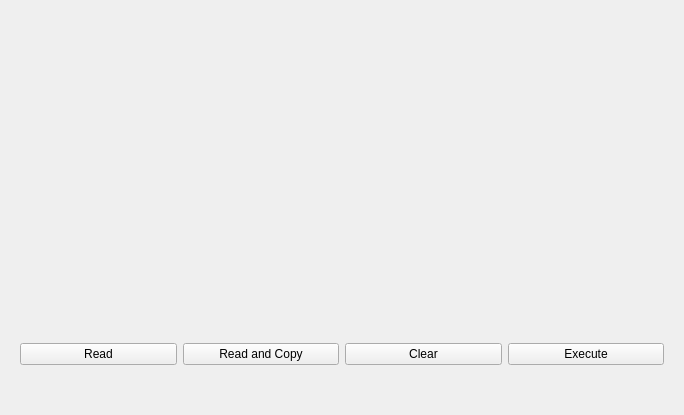
<?xml version="1.0" encoding="UTF-8"?>
<ui version="4.0">
 <class>wgt_sbench_commandClass</class>
 <widget class="QWidget" name="wgt_sbench_commandClass">
  <property name="geometry">
   <rect>
    <x>0</x>
    <y>0</y>
    <width>684</width>
    <height>415</height>
   </rect>
  </property>
  <property name="sizePolicy">
   <sizepolicy hsizetype="Preferred" vsizetype="Preferred">
    <horstretch>0</horstretch>
    <verstretch>0</verstretch>
   </sizepolicy>
  </property>
  <property name="windowTitle">
   <string>wgt_sbench_command</string>
  </property>
  <layout class="QVBoxLayout" name="verticalLayout">
   <property name="leftMargin">
    <number>9</number>
   </property>
   <property name="topMargin">
    <number>9</number>
   </property>
   <property name="rightMargin">
    <number>9</number>
   </property>
   <item>
    <widget class="QWidget" name="widget_for_checkboxes" native="true">
     <property name="minimumSize">
      <size>
       <width>0</width>
       <height>196</height>
      </size>
     </property>
     <layout class="QGridLayout" name="gridLayout">
      <property name="horizontalSpacing">
       <number>6</number>
      </property>
      <property name="verticalSpacing">
       <number>0</number>
      </property>
      <property name="margin">
       <number>9</number>
      </property>
     </layout>
    </widget>
   </item>
   <item>
    <widget class="QWidget" name="widget_for_buttons" native="true">
     <property name="maximumSize">
      <size>
       <width>16777215</width>
       <height>100</height>
      </size>
     </property>
     <layout class="QHBoxLayout" name="horizontalLayout">
      <item>
       <widget class="QPushButton" name="pushButton_read">
        <property name="text">
         <string>Read</string>
        </property>
       </widget>
      </item>
      <item>
       <widget class="QPushButton" name="pushButton_read_and_copy">
        <property name="text">
         <string>Read and Copy</string>
        </property>
       </widget>
      </item>
      <item>
       <widget class="QPushButton" name="pushButton_clear">
        <property name="text">
         <string>Clear</string>
        </property>
       </widget>
      </item>
      <item>
       <widget class="QPushButton" name="pushButton_execute">
        <property name="text">
         <string>Execute</string>
        </property>
       </widget>
      </item>
     </layout>
    </widget>
   </item>
  </layout>
 </widget>
 <layoutdefault spacing="6" margin="11"/>
 <resources/>
 <connections/>
</ui>
